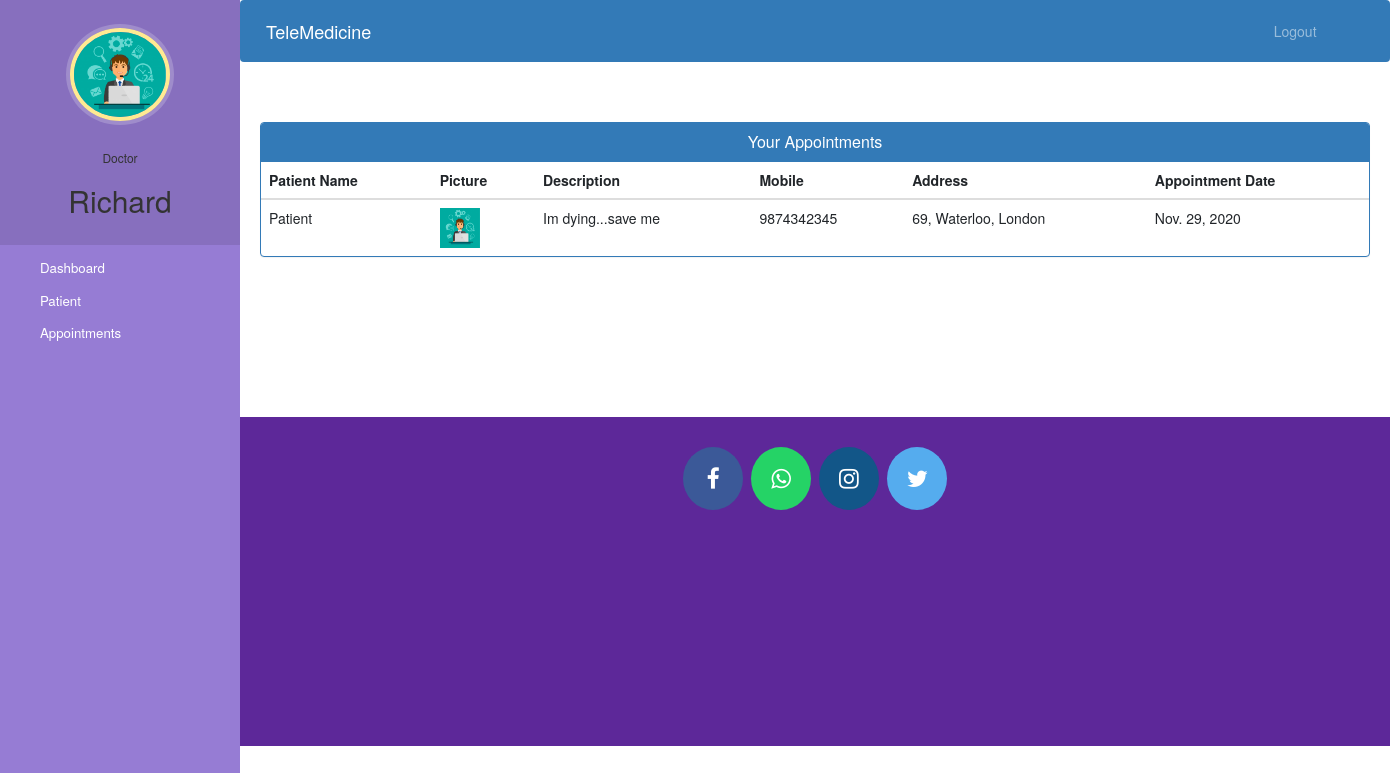
/doctor-view-appointment (signed in), run on the app's committed database.
### hospital/models.py (models this page shows, shortened)
class Doctor(models.Model):
    user=models.OneToOneField(User,on_delete=models.CASCADE)
    profile_pic= models.ImageField(upload_to='profile_pic/DoctorProfilePic/',null=True,blank=True)
    address = models.CharField(max_length=40)
    mobile = models.CharField(max_length=20,null=True)
    department= models.CharField(max_length=50,choices=departments,default='Cardiologist')
    status=models.BooleanField(default=False)

class Appointment(models.Model):
    patientId=models.PositiveIntegerField(null=True)
    doctorId=models.PositiveIntegerField(null=True)
    patientName=models.CharField(max_length=40,null=True)
    doctorName=models.CharField(max_length=40,null=True)
    appointmentDate=models.DateField(auto_now=True)
    description=models.TextField(max_length=500)
    status=models.BooleanField(default=False)

class Patient(models.Model):
    user=models.OneToOneField(User,on_delete=models.CASCADE)
    profile_pic= models.ImageField(upload_to='profile_pic/PatientProfilePic/',null=True,blank=True)
    address = models.CharField(max_length=40)
    mobile = models.CharField(max_length=20,null=False)
    symptoms = models.CharField(max_length=100,null=False)
    assignedDoctorId = models.PositiveIntegerField(null=True)
    admitDate=models.DateField(auto_now=True)
    status=models.BooleanField(default=False)

### hospital/views.py (the view)
# urls.py: path('doctor-view-appointment', views.doctor_view_appointment_view,name='doctor-view-appointment'),
@login_required(login_url='doctorlogin')
@user_passes_test(is_doctor)
def doctor_view_appointment_view(request):
    doctor=models.Doctor.objects.get(user_id=request.user.id) #for profile picture of doctor in sidebar
    appointments=models.Appointment.objects.all().filter(status=True,doctorId=request.user.id)
    patientid=[]
    for a in appointments:
        patientid.append(a.patientId)
    patients=models.Patient.objects.all().filter(status=True,user_id__in=patientid)
    appointments=zip(appointments,patients)
    return render(request,'hospital/doctor_view_appointment.html',{'appointments':appointments,'doctor':doctor})

### hospital/views.py (called while the page is built)
def is_doctor(user):
    return user.groups.filter(name='DOCTOR').exists()

### templates/hospital/doctor_view_appointment.html (shortened to what this page needs)
{% extends 'hospital/doctor_base.html' %}
{% block content %}
{%load static%}
<head>
  <link href="//netdna.bootstrapcdn.com/bootstrap/3.0.0/css/bootstrap.min.css" rel="stylesheet" id="bootstrap-css">
</head>
<div class="container">
  <div class="panel panel-primary">
    <div class="panel-heading">
      <h6 class="panel-title">Your Appointments</h6>
    </div>
    <table class="table table-hover" id="dev-table">
      <thead>
        <tr>
          <th>Patient Name</th>
          <th>Picture</th>
          <th>Description</th>
          <th>Mobile</th>
          <th>Address</th>
          <th>Appointment Date</th>
        </tr>
      </thead>
      {% for a,p in appointments %}
      <tr>
        <td>{{a.patientName}}</td>
        <td> <img src="{% static p.profile_pic.url %}" alt="Profile Pic" height="40px" width="40px" /></td>
        <td>{{a.description}}</td>
        <td>{{p.mobile}}</td>
        <td>{{p.address}}</td>
        <td>{{a.appointmentDate}}</td>
      </tr>
      {% endfor %}
    </table>
  </div>
</div>
{% endblock content %}

### templates/hospital/doctor_base.html (shortened to what this page needs)
<!DOCTYPE html>
{% load static %}
<html lang="en">
<head>
  <link rel="stylesheet" href="https://stackpath.bootstrapcdn.com/bootstrap/4.3.1/css/bootstrap.min.css">
  <link rel="stylesheet" href="https://maxcdn.bootstrapcdn.com/font-awesome/4.7.0/css/font-awesome.min.css">
</head>
<body>
  <nav class="menu" tabindex="0">
    <header class="avatar">
      <img src="{% static doctor.profile_pic.url %}" alt="Profile Pic" />
      <br><br>
      <h6>Doctor</h6>
      <h2>{{request.user.first_name}}</h2>
    </header>
    <ul>
      <li tabindex="0" class="icon-dashboard"> <a style="color:white; text-decoration:none;" href="/doctor-dashboard"><span>Dashboard</span></a> </li>
      <li tabindex="0" class="icon-users"> <a style="color:white; text-decoration:none;" href="/doctor-patient"><span>Patient</span></a></li>
      <li tabindex="0" class="icon-calendar"> <a style="color:white; text-decoration:none;" href="/doctor-appointment"><span>Appointments</span></a></li>
    </ul>
  </nav>
  <main>
    <div class="bs-example">
      <nav class="navbar navbar-expand-md  navbar-dark fixed-top" style="background:#337AB7;">
        <a href="/doctor-dashboard" class="navbar-brand">TeleMedicine</a>
        <div class="collapse navbar-collapse justify-content-between" id="navbarCollapse">
          <div class="navbar-nav" style=" margin-left: 90%;">
            <a href="/logout" class="nav-item nav-link">Logout</a>
          </div>
        </div>
      </nav>
    </div>
    <br><br>
    {% block content %}
    {% endblock content %}
    <br><br><br><br><br><br><br>
    <footer>
      <p>
        <a id="ftr" href="https://facebook.com/" class="fa fa-facebook"></a>
        <a id="ftr" href="https://api.whatsapp.com/" class="fa fa-whatsapp"></a>
        <a id="ftr" href="https://instagram.com/" class="fa fa-instagram"></a>
        <a id="ftr" href="https://twitter.com/" class="fa fa-twitter"></a>
      </p>
      <br>
      <div class="container">
        <div class="row">
          <div class="col-md-12 col-sm-12">
          </div>
        </div>
      </div>
    </footer>
  </main>
</body>
</html>

### templates/hospital/doctor_base.html (style rules this page uses)
a:link { text-decoration: none; }
a { color: white; }
footer { padding: 0px 0px 0px 0px; background-color: rgb(93, 40, 153); margin: 0px; }
#ftr { padding: 20px; }
.fa { font-size: 23px; width: 60px; text-align: center; text-decoration: none; margin: 5px 2px; border-radius: 50%; }
.fa-facebook { background: #3B5998; color: white; margin-top: 30px; }
.fa-whatsapp { background: #25d366; color: white; }
.fa-twitter { background: #55ACEE; color: white; }
.fa-instagram { background: #125688; color: white; }
p { text-align: center; }
body { padding-left: 240px; }
main { position: relative; height: 100vh; }
.menu { background: #967cd4; height: 100vh; width: 240px; position: fixed; top: 0px; left: 0; z-index: 5; outline: none; }
.menu .avatar { background: rgba(0, 0, 0, 0.1); padding: 2em 0.5em; text-align: center; }
.menu .avatar img { width: 100px; border-radius: 50%; overflow: hidden; border: 4px solid #ffea92; box-shadow: 0 0 0 4px rgba(255, 255, 255, 0.2); }
.menu .avatar h2 { font-weight: normal; margin-bottom: 0; }
.menu ul { list-style: none; padding: 0.5em 0; margin: 0; }
.menu ul li { padding: 0.5em 1em 0.5em 3em; font-size: 0.95em; font-weight: regular; background-repeat: no-repeat; background-position: left 15px center; background-size: auto 20px; transition: all 0.15s linear; cursor: pointer; }
.menu ul li.icon-dashboard { background-image: url("http://www.entypo.com/images//gauge.svg"); }
.menu ul li.icon-users { background-image: url("http://www.entypo.com/images//users.svg"); }
.menu ul li.icon-calendar { background-image: url("http://www.entypo.com/images//calendar.svg"); }

### templates/hospital/doctor_view_appointment.html (style rules this page uses)
a:link { text-decoration: none; }
h6 { text-align: center; }
.row { margin: 100px; }

### data on the page
Doctor: profile_pic (picture)
Appointment: patientName "Patient", profile_pic (picture), description "Im dying...save me", mobile "9874342345", address "69, Waterloo, London", appointmentDate "Nov. 29, 2020"

### other printed values
{{ request.user.first_name }} "Richard"
